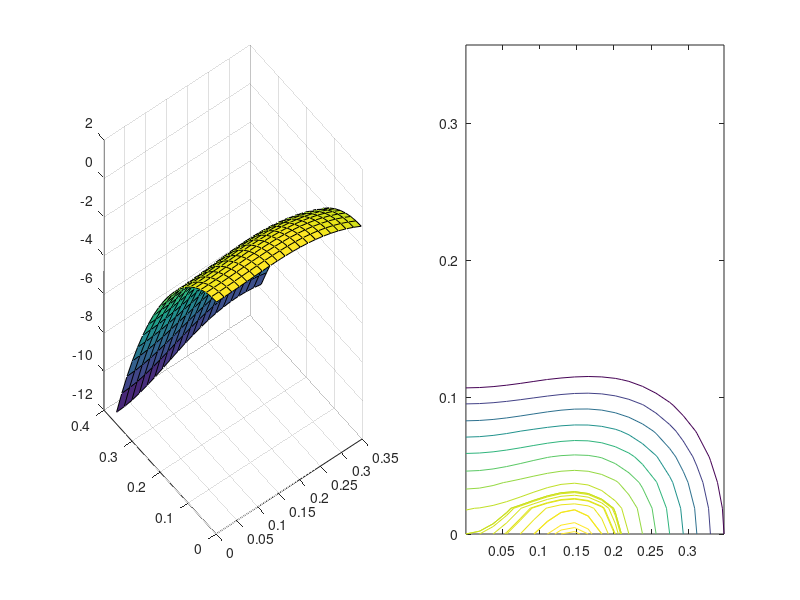

Here is the MATLAB script that generated this plot: (Note: this script raises an error after producing the figure.)
clc
clear
NUM=1;
%NU=linspace(40e-6,40e-6,NUM);
for i=1:NUM
    %nu=NU(i);
    nu=40e-6;%kinematic viscosity \nu=\mu/\rho
    g=9.8;
    sc=deg2rad(30);
    rint=2.5e-3;
    q0=3e-5/(2*pi);
    %q0=5.3e-5/(2*pi);
    aint=30*rint;

    hs=((3*nu*q0/(g*sin(sc)))*(1/aint))^(1/3);
    us=(1/3)*(g*sin(sc)/nu)*(hs)^2;
    Ys=3*nu/(hs)^2;
    h2=aint*cos(sc);

    D=us;
    E=hs;
    F=cos(sc);
    G=g;
    H=1/h2;
    P=0;
    Q=6*nu/(hs)^3;
    T=1.2;
    %Y=-Ys;
    %Y=-Ys.*(1+(hs.^2).*((A(j))^2+(H^2)*(B)^2));
    ThreeDre=[];% store k2 series in 3Dplot

    N1=20;
    N2=20;
    AA=linspace(1,300,N1);
    BB=linspace(0,20,N2);
    %A=100;
    %B=1;
    %figure()
    for k=1:N2
        B=BB(k);
        x1=[];
        x2=[];
        x3=[];
        for j=1:N1
            A=AA(j);

            Y=-Ys.*(1+(1/3).*(hs.^2).*((A)^2+(H^2)*(B)^2-0*H*A*B));
                aaa=1;
                %bbb=-(2.*Y-A.*D.*3i).*1i;
                bbb=-(2.*Y-T.*A.*D.*3i).*1i;
                %ccc=(-(A.^2).*(D^2).*3i+(Y.^2).*1i+4.*A.*D.*Y-A.*D.*E.*Q+(A.^2).*E*F*G*1i+(B.^2).*E*F*G*(H^2)*1i).*1i;
                ccc=(-(1+2.*T).*(A.^2).*(D^2).*1i+(Y.^2).*1i+(3+T).*A.*D.*Y-A.*D.*E.*Q+(A.^2).*E*F*G*1i+(B.^2).*E*F*G*(H^2)*1i).*1i;
                ddd=-(A.^3).*(D^3).*T+A.*D*(Y.^2)-(1+T).*(A.^2).*(D^2).*Y.*1i+(A.^2).*(D^2)*E*Q*1i+(A.^3).*D*E*F*G+(A.^2).*E*F*G.*Y.*1i-A.*D*E*Q.*Y+(B.^2).*E*F*G*(H^2).*Y.*1i+(T-1).*A*(B^2)*D*E*F*G*(H^2);


            coeffs=[aaa,bbb,ccc,ddd];
            result=roots(coeffs);
            x1(j)=imag(result(1,1));
            x2(j)=imag(result(2,1));
            x3(j)=imag(result(3,1));
            rx3(j)=real(result(3,1));
            rx1(j)=real(result(1,1));
        end
        ThreeDre(k,:)=x3;
    %subplot(3,1,1)
    %plot(AA.*hs,rx1.*hs./us./(AA.*hs))
    %hold on
    %subplot(3,1,2)
    %plot(AA,x2)
    %hold on
    %subplot(3,1,3)
    %plot(AA.*hs,rx3.*hs./us./(AA.*hs))
    %hold on
    %xx3=x3';
    %figure()
    %plot(AA.*hs,x1.*hs./us)
    %hold on
    %plot(AA.*hs,x3.*hs./us)
    %hold on
    end
    %Re=us*hs./nu;
    
    
    
    %figure()
    subplot(1,2,1)
    surf(AA.*hs,BB.*H.*hs,ThreeDre)
    %figure()
    %subplot(3,1,1)
    %surf(AA.*hs,BB.*H.*hs,ThreeDre)
    %view(0,90);
    %title('Top view')
    %subplot(3,1,2)
    %surf(AA.*hs,BB.*H.*hs,ThreeDre)
    %view(-90,0);
    %title('Left view (k_1 fixed)')
    %subplot(3,1,3)
    %surf(AA.*hs,BB.*H.*hs,ThreeDre)
    %view(0,0);
    %title('Top view (k_2 fixed)')
    %colormap winter

    %figure()
    
    subplot(1,2,2)
    %[Graph,c]=contour(AA.*hs,BB.*H.*hs,ThreeDre,[0,0],'red');
    [Graph,c]=contour(AA.*hs,BB.*H.*hs,ThreeDre,[0,max(ThreeDre)]);
    hold on
    c.LineWidth = 1;
    Re=us.*hs./nu;
    Fr=us./(G.*F.*hs).^(1/2);
    legendstr{i}=['Re=',num2str(Re),'   ','Fr=',num2str(Fr)];
    legend(legendstr)
    %figure()
    %[Graph,c]=contour(AA.*hs,BB.*H.*hs,ThreeDre,20);
    colormap winter
    %c.LineWidth = 3;

    %AAA=AA';
    %disp(result);
end


